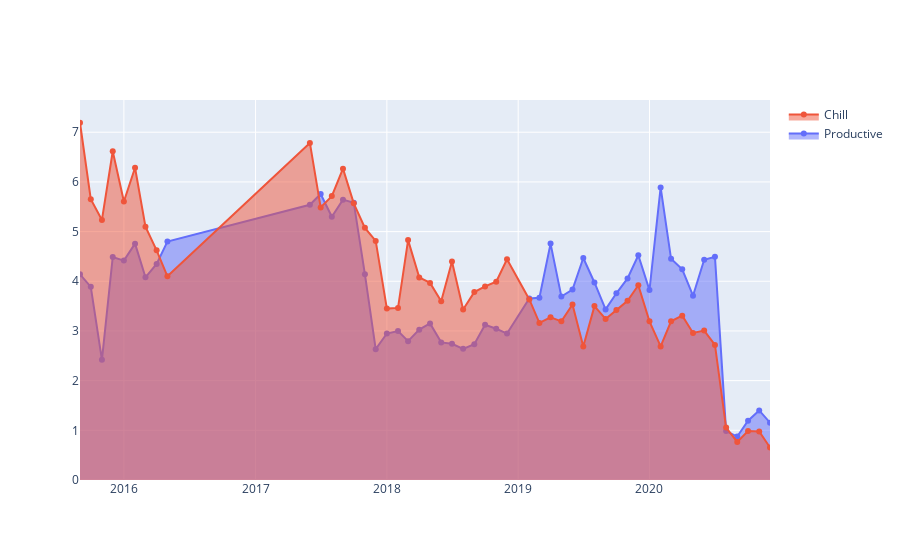

Source (notebook cell):
### Markdown cell above
# Step 5: Plotting Productive Vs Chill Hours

### Code cell
# plot time spent on Productive Acitivites by month
trace3=go.Scatter(
    x=ProductiveChill['Month-Year'],
    y=ProductiveChill['Productive'],
    fill='tonexty',
    mode='lines+markers',
    name='Productive'
    )

# plot time spent on Chill Acitivites by month
trace4=go.Scatter(
    x=ProductiveChill['Month-Year'],
    y=ProductiveChill['Chill'],
    fill='tozeroy',
    mode='lines+markers',
    name='Chill'
    )

data=[trace3, trace4]

py.iplot(data, filename='line-mode')
